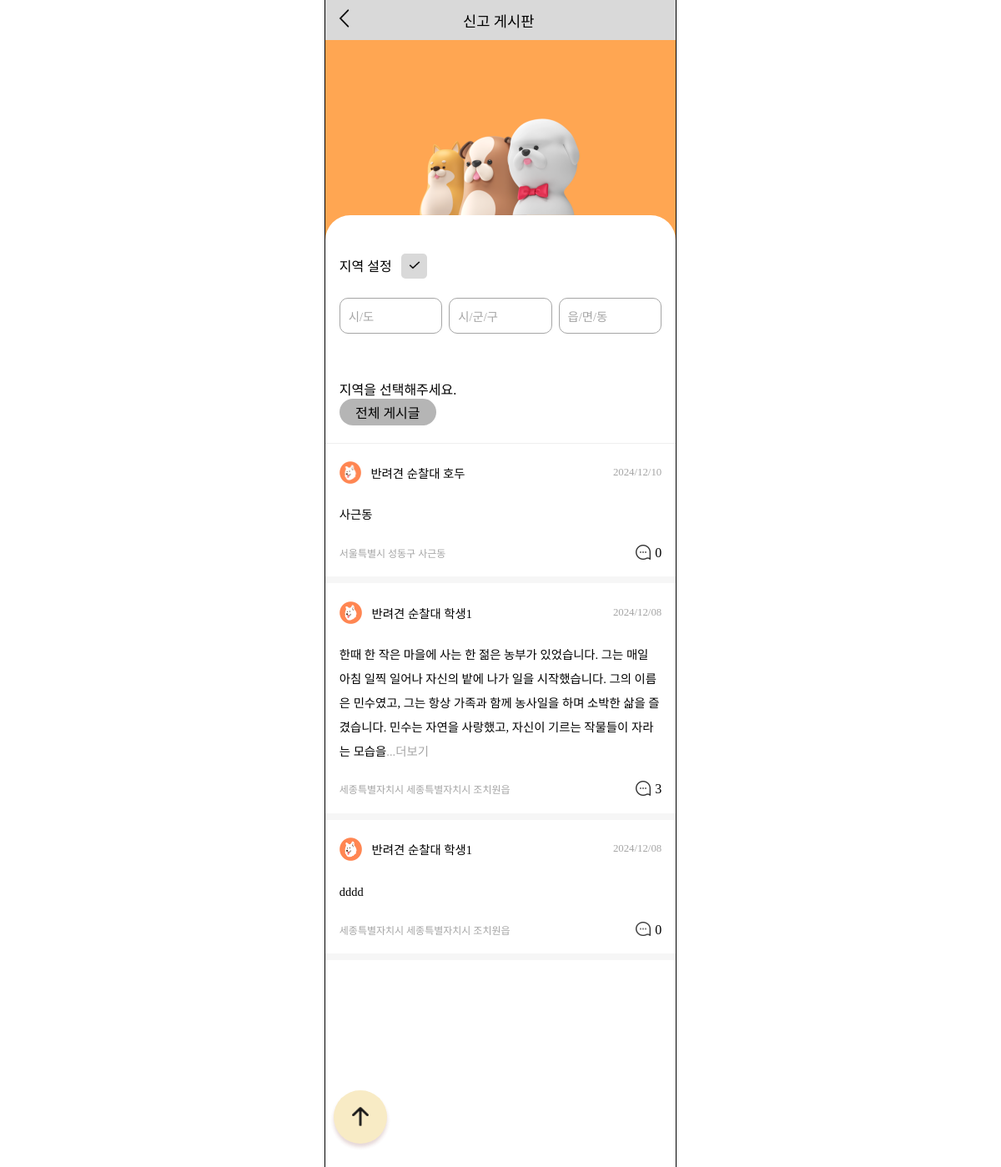
Page /boards/petrol-board/ (signed in) on the earlier database version.
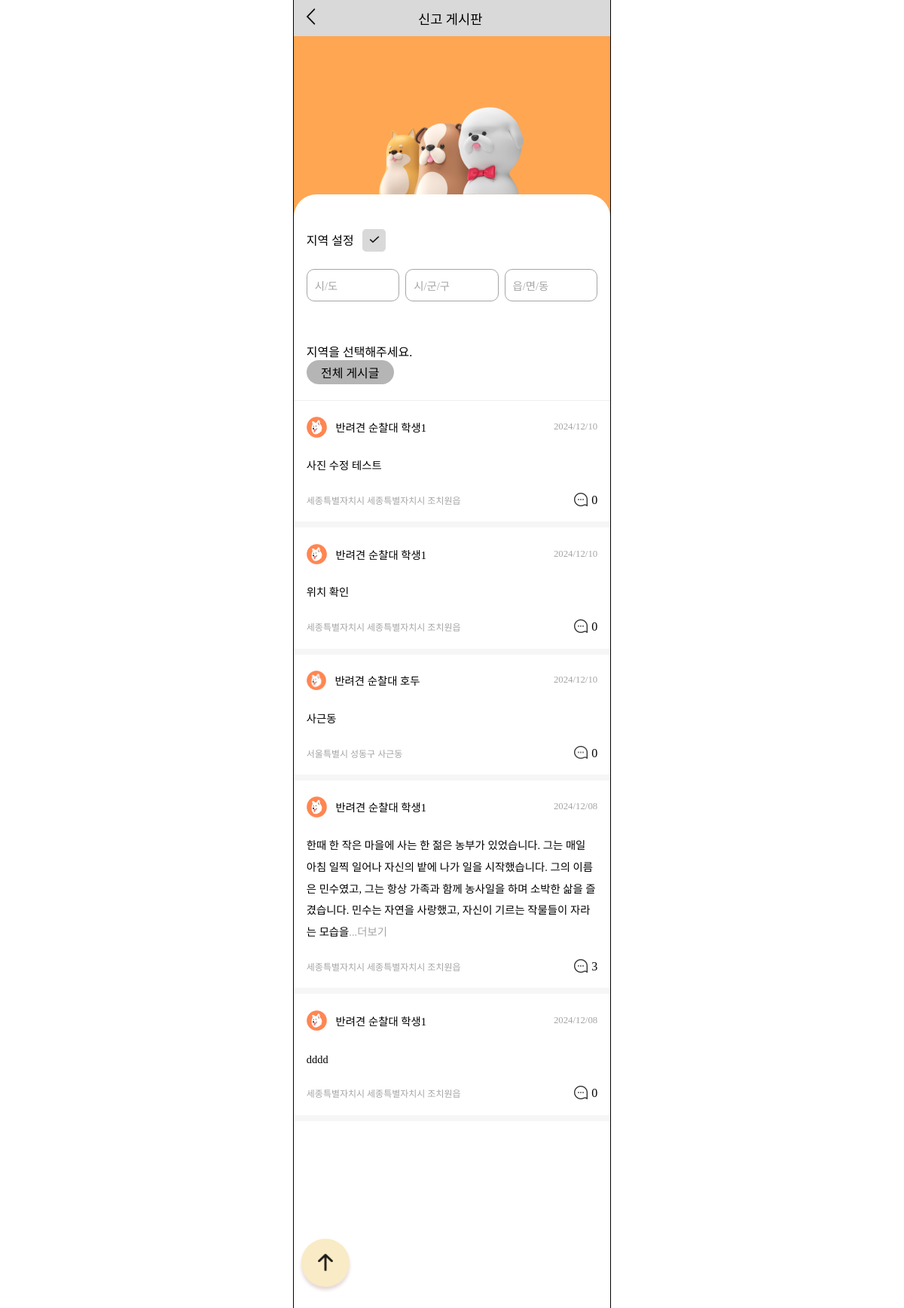
Same page on the later database version.
### boards/models.py (models this page shows)
class Board(models.Model):
    user = models.ForeignKey(settings.AUTH_USER_MODEL, on_delete=models.CASCADE)
    region_sido = models.CharField(null=False, max_length=30, blank=False)
    region_sigungu = models.CharField(null=False, max_length=30, blank=False)
    region_dong = models.CharField(null=False, max_length=30, blank=False)
    created_at = models.DateTimeField(auto_now_add=True)
    image_path = models.ImageField(upload_to='boards/', null=True, blank=True)
    content = models.TextField(null=False, blank=False)
    board_type = models.ForeignKey(BoardType, on_delete=models.CASCADE, null=False, blank=False)

### accounts/models.py (models this page shows, shortened)
class Member(AbstractBaseUser):
    user_id = models.CharField(primary_key=True, max_length=15, null=False, blank=False, unique=True)
    email = models.EmailField(max_length=100, null=False, blank=False, unique=True)
    nickname = models.CharField(null=False, max_length=8, blank=False)
    region_sido = models.CharField(null=False, max_length=30, blank=False)
    region_sigungu = models.CharField(null=False, max_length=30, blank=False)
    region_dong = models.CharField(null=False, max_length=30, blank=False)
    member_type = models.ForeignKey(MemberType, on_delete=models.CASCADE, null=False, blank=False)
    is_active = models.BooleanField(default=True)
    is_admin = models.BooleanField(default=False)
    objects = UserManager()
    USERNAME_FIELD = 'user_id'
    REQUIRED_FIELDS = ['email', 'nickname', 'region_sido', 'region_sigungu', 'region_dong', 'member_type']
    def __str__(self):
        return self.user_id

class MemberType(models.Model):
    type_name = models.CharField(max_length=10)
    def __str__(self):
        return self.type_name

### boards/views.py (the view)
# urls.py: path('petrol-board/', views.petrol_board, name='petrol_board'),
def petrol_board(request):
    sido = ''
    sigungu = ''
    dong = ''
    if request.method == 'POST':
        sido = request.POST.get('sido')
        sigungu = request.POST.get('sigungu')
        dong = request.POST.get('dong')
        boards = Board.objects.filter(board_type=1, region_sido=sido, region_sigungu=sigungu, region_dong=dong).order_by('-created_at')
    else:
        boards = Board.objects.filter(board_type=1).order_by('-created_at')
    user = Member.objects.get(user_id=request.user)
    comments = Comment.objects.all()
    for board in boards:
        board.comment_count = Comment.objects.filter(board=board).count()
    for board in boards:
        if len(board.content) > 150:
            board.short_content = board.content[:150]
        else:
            board.short_content = board.content
    context = {
        'boards': boards,
        'user': user,
        'comments': comments,
        'sido': sido,
        'sigungu': sigungu,
        'dong': dong,
    }
    return render(request, 'boards/petrol_board_main.html', context)

### templates/boards/petrol_board_main.html (shortened to what this page needs)
<!DOCTYPE html>
{% load static %}
<html lang="ko">
<head>
    <link rel="stylesheet" href="{% static 'css/petrol_board_main.css' %}">
    <link rel="stylesheet" as="style" crossorigin href="https://cdn.jsdelivr.net/gh/ungveloper/web-fonts/SCoreDream/font-face.css" />
    <link rel="stylesheet" as="style" crossorigin href="https://cdn.jsdelivr.net/gh/ungveloper/web-fonts/SCoreDream/font-family.css" />
</head>
<body>
    <div class="container-content">
        <div class="contents">
            <div class="test">
                <div class="top-block">
                    <div>
                        <a href="{% url 'home' %}"><img src="{% static 'image/back.png' %}" alt=""></a>
                    </div>
                    <div class="title">신고 게시판</div>
                </div>
                <div class="img-block">
                    <img src="{% static 'image/three_dog.png' %}" alt="">
                </div>
                <div class="board-block">
                    <form class="region-block" action="{% url 'boards:petrol_board' %}" method="post">
                        <div class="block-title">
                            지역 설정
                            <button type="submit" class="check-btn"><img src="{% static 'image/check.png' %}" alt=""></button>
                        </div>
                        <div class="region">
                            <div class="custom-select" id="sido-select">
                                <div class="select-selected">{{ sido|default:'시/도' }}</div>
                            </div>
                            <div class="custom-select" id="sigugun-select">
                                <div class="select-selected">{{ sigungu|default:'시/군/구' }}</div>
                            </div>
                            <div class="custom-select" id="dong-select">
                                <div class="select-selected">{{ dong|default:'읍/면/동' }}</div>
                            </div>
                        </div>
                        <div id="error-message">지역을 선택해주세요.</div>
                        <a href="{% url 'boards:petrol_board' %}" class="all-link">
                            <div class="all-board">전체 게시글</div>
                        </a>
                    </form>
                    {% for board in boards %}
                        <div class="post-block">
                            <a href="{% url 'boards:petrol_board_detail' board.id %}">
                                <div class="post-header">
                                    <div class="user-profile">
                                        <div class="user-img"><img src="{% static 'image/petrol_profile.png' %}" alt=""></div>
                                        <div class="user-name">{{ board.user.member_type }} <span class="text-strong">{{ board.user.nickname }}</span></div>
                                    </div>
                                    <div class="post-date">{{ board.created_at|date:"Y/m/d"  }}</div>
                                </div>
                                <div class="post-content">
                                    {{ board.short_content }}
                                </div>
                                <div class="post-footer">
                                    <div class="post-region">{{ board.region_sido }} {{ board.region_sigungu }} {{ board.region_dong }}</div>
                                    <div class="comment">
                                        <div class="comment-img">
                                            <img src="{% static 'image/speech-bubble.png' %}" alt="">
                                        </div>
                                        <div>
                                            {{ board.comment_count }}
                                        </div>
                                    </div>
                                </div>
                            </a>
                        </div>
                        <div class="gap-block"></div>
                    {% endfor %}
                </div>
                <a href="#">
                    <button type="button" class="up-btn">
                        <img src="{% static 'image/up.png' %}" alt="">
                    </button>
                </a>
            </div>
        </div>
    </div>
</body>
</html>

### static/css/petrol_board_main.css (style rules this page uses)
body { padding: 0; margin: 0; height: 100%; }
.container-content { font-family: 'SCoreDream'; font-weight: 400; outline: 1px solid black; width: 420px; height: 100%; margin: 0 auto; display: flex; flex-direction: column; padding-bottom: 300px; z-index: 0; position: relative; }
.contents { width: 100%; display: flex; flex-direction: column; background-color: #FFA652; height: 100%; }
.top-block { height: 3rem; background-color: #D9D9D9; display: flex; flex-direction: row; justify-content: left; align-items: center; flex-shrink: 0; }
.top-block img { width: 1.7rem; margin-left: 1rem; }
.title { font-weight: 500; font-size: 1.1rem; margin-left: 29%; }
.test { height: 100%; }
.img-block { background-color: #FFA652; }
.img-block > img { width: 50%; display: block; margin: 0 auto; }
.board-block { height: 100%; background-color: white; border-radius: 30px 30px 0 0; padding-top: 7%; }
.region-block { border-bottom: 1px solid #EFEFEF; padding: 4% 4% 5% 4%; }
.block-title { margin-bottom: 6%; }
.region { display: flex; flex-direction: row; justify-content: space-between; margin-bottom: 10%; }
.custom-select { position: relative; margin-bottom: 15px; width: 32%; }
.select-selected { padding: 10px; border: 1px solid #A5A5A5; cursor: pointer; border-radius: 10px; color: #a5a5a5; font-size: 0.9rem; }
.check-btn { width: 8%; margin-left: 2%; background-color: #D9D9D9; border: none; border-radius: 5px; padding: 1.5% 2%; cursor: pointer; }
.check-btn > img { width: 100%; }
.all-board { background-color: #b5b5b5; text-align: center; align-content: center; width: 30%; height: 2rem; border-radius: 25px; }
.all-link { color: black; text-decoration: none; }
.post-block { padding: 4%; }
.post-block a { text-decoration: none; color: black; }
.post-header { display: flex; flex-direction: row; justify-content: space-between; align-items: center; margin-bottom: 5%; }
.user-profile { display: flex; flex-direction: row; align-items: center; }
.user-img { width: 12%; margin: 2% 5% 0 0; }
.user-profile img { width: 100%; }
.post-date { font-size: 0.8rem; color: #A5A5A5; }
.user-name { font-size: 0.9rem; }
.text-strong { font-weight: 500; }
.post-content { word-break: break-all; line-height: 1.8rem; margin-bottom: 5%; font-size: 0.9rem; }
.post-footer { display: flex; flex-direction: row; justify-content: space-between; align-items: center; }
.comment { display: flex; flex-direction: row; justify-content: right; align-items: center; }
.comment-img { width: 22%; margin-right: 7%; }
.comment-img img { width: 100%; margin-top: 10%; opacity: 0.8; }
.post-region { color: #A5A5A5; font-size: 0.75rem; }
.gap-block { background-color: #F6F6F6; height: 8px; }
.up-btn { opacity: 0.9; background-color: #f8e9bf; border: none; width: 4rem; height: 4rem; border-radius: 50%; text-align: center; line-height: 2rem; position: fixed; bottom: 0; margin-bottom: 80px; margin-left: 10px; box-shadow: 0px 4px 4px 0px rgba(142, 78, 78, 0.25); z-index: 1; cursor: pointer; }
.up-btn > img { margin-top: 20%; width: 30px; height: 29px; }

Differences in the rows shown:
added Board: user.member_type "반려견 순찰대", user.nickname "학생1", created_at "2024/12/10", short_content "사진 수정 테스트", region_sido "세종특별자치시", region_sigungu "세종특별자치시", region_dong "조치원읍", comment_count "0"
added Board: user.member_type "반려견 순찰대", user.nickname "학생1", created_at "2024/12/10", short_content "위치 확인", region_sido "세종특별자치시", region_sigungu "세종특별자치시", region_dong "조치원읍", comment_count "0"
